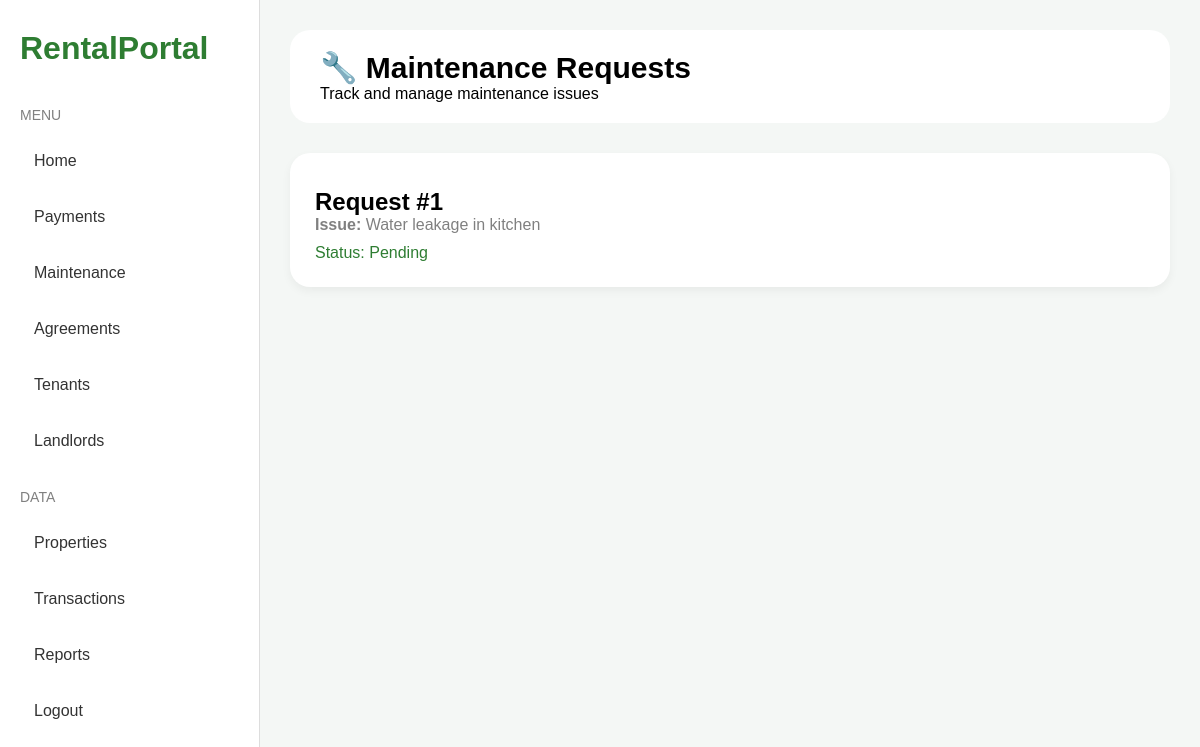
The page /maintenance-page on the database its author committed.
### models/maintenance_model.py (models this page shows)
class Maintenance(db.Model):
    id = db.Column(db.Integer, primary_key=True)
    tenant_name = db.Column(db.String(100))
    issue = db.Column(db.String(300))
    status = db.Column(db.String(50))

### app.py (the view)
@app.route('/maintenance-page')
def maintenance_page():
    maintenances = Maintenance.query.all()
    return render_template(
        'maintenance.html',
        maintenances=maintenances
    )

### templates/maintenance.html
{% extends "base_dashboard.html" %}
{% block content %}
<div class="topbar">
    <div>
        <h1>🔧 Maintenance Requests</h1>
        <p>Track and manage maintenance issues</p>
    </div>
</div>
<div class="cards">
{% for maintenance in maintenances %}
<div class="card">
    <h2>Request #{{ maintenance.id }}</h2>
    <p><strong>Issue:</strong> {{ maintenance.issue }}</p>
    <div class="growth">
        Status: {{ maintenance.status }}
    </div>
</div>
{% endfor %}
</div>
{% endblock %}

### templates/base_dashboard.html (style rules this page uses)
* { margin:0; padding:0; box-sizing:border-box; font-family:Arial,sans-serif; }
body { background:#f4f7f5; display:flex; }
.topbar { background:white; padding:20px 30px; border-radius:20px; display:flex; justify-content:space-between; align-items:center; margin-bottom:30px; }
.topbar h1 { font-size:30px; }
.cards { display:grid; grid-template-columns:repeat(auto-fit,minmax(250px,1fr)); gap:20px; }
.card { background:white; padding:25px; border-radius:20px; box-shadow:0 4px 10px rgba(0,0,0,0.05); }
.card p { color:gray; }
.card h2 { margin-top:10px; }
.growth { margin-top:10px; color:#2e7d32; }

### rows shown on the page
Maintenance: id "1", issue "Water leakage in kitchen", status "Pending"
